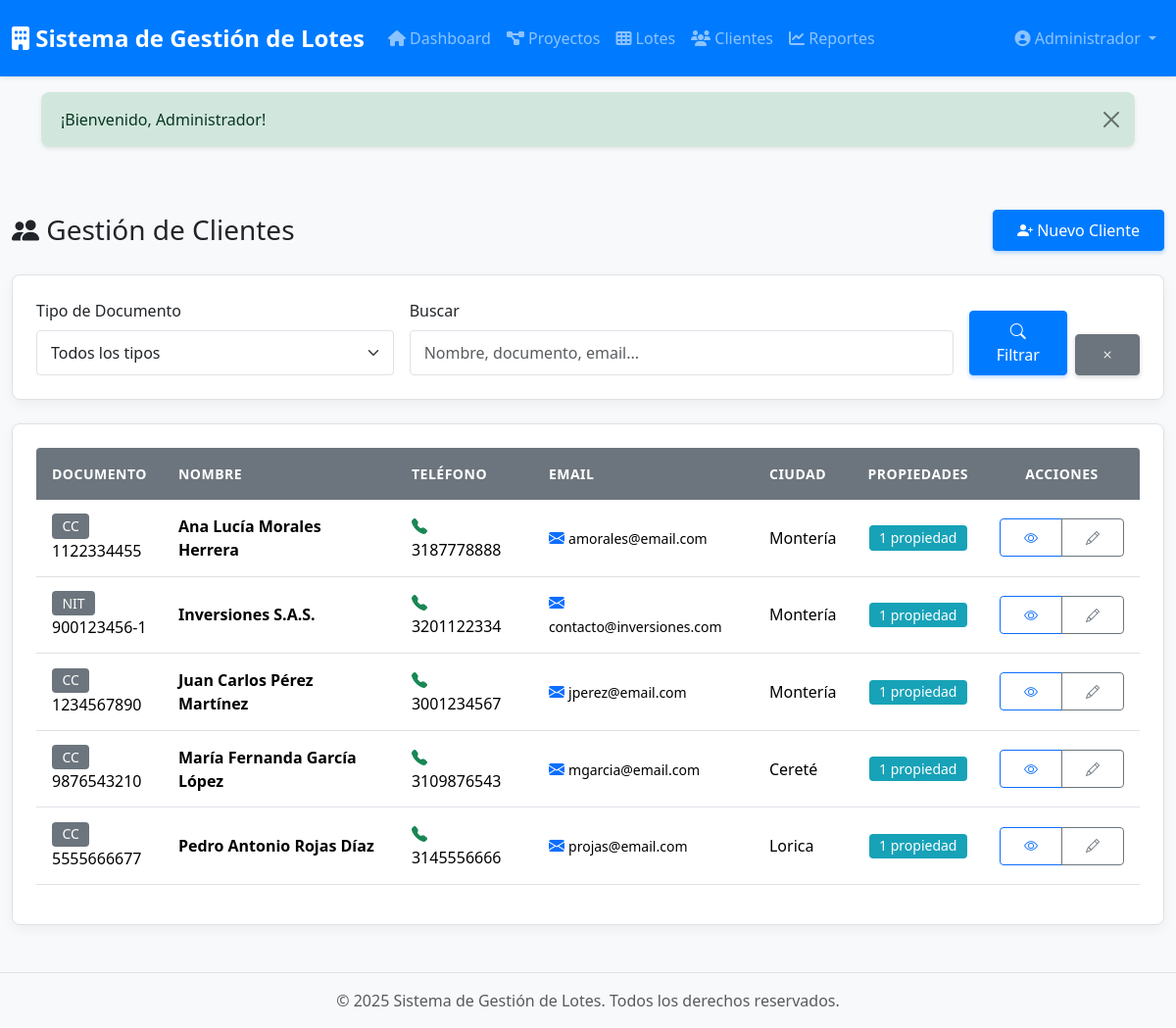
The app's page /clientes (signed in) with its own data.
### tables this page shows
CREATE TABLE `clientes` (
  `id` int(10) UNSIGNED NOT NULL,
  `tipo_documento` enum('CC','NIT','CE','pasaporte') DEFAULT 'CC',
  `numero_documento` varchar(50) NOT NULL,
  `nombre` varchar(200) NOT NULL,
  `telefono` varchar(20) DEFAULT NULL,
  `email` varchar(100) DEFAULT NULL,
  `direccion` varchar(255) DEFAULT NULL,
  `ciudad` varchar(100) DEFAULT NULL,
  `observaciones` text DEFAULT NULL,
  `created_at` timestamp NOT NULL DEFAULT current_timestamp(),
  `updated_at` timestamp NOT NULL DEFAULT current_timestamp() ON UPDATE current_timestamp()
);

### app/Views/clientes/index.php (the view, shortened to what the rows shown need)
<div class="container-fluid py-4">
    <div class="d-flex justify-content-between align-items-center mb-4">
        <h1 class="h3 mb-0">
            <i class="bi bi-people-fill"></i> Gestión de Clientes
        </h1>
        <?php if (can('crear_clientes')): ?>
        <a href="/clientes/create" class="btn btn-primary">
            <i class="bi bi-person-plus-fill"></i> Nuevo Cliente
        </a>
        <?php endif; ?>
    </div>
    <div class="card mb-4">
        <div class="card-body">
            <form method="GET" action="/clientes" class="row g-3">
                <div class="col-md-4">
                    <label for="tipo_documento" class="form-label">Tipo de Documento</label>
                    <select name="tipo_documento" id="tipo_documento" class="form-select">
                        <option value="">Todos los tipos</option>
                    </select>
                </div>
                <div class="col-md-6">
                    <label for="search" class="form-label">Buscar</label>
                    <input type="text" name="search" id="search" class="form-control"
                           placeholder="Nombre, documento, email..."
                           value="<?= isset($filtros['search']) ? htmlspecialchars($filtros['search']) : '' ?>">
                </div>
                <div class="col-md-2 d-flex align-items-end">
                    <button type="submit" class="btn btn-primary w-100 me-2">
                        <i class="bi bi-search"></i> Filtrar
                    </button>
                    <a href="/clientes" class="btn btn-secondary">
                        <i class="bi bi-x"></i>
                    </a>
                </div>
            </form>
        </div>
    </div>
    <div class="card">
        <div class="card-body">
            <?php if (empty($clientes['data'])): ?>
                <div class="alert alert-info">
                    <i class="bi bi-info-circle"></i> No se encontraron clientes con los filtros seleccionados.
                </div>
            <?php else: ?>
                <div class="table-responsive">
                    <table class="table table-hover align-middle">
                        <thead class="table-light">
                            <tr>
                                <th>Documento</th>
                                <th>Nombre</th>
                                <th>Teléfono</th>
                                <th>Email</th>
                                <th>Ciudad</th>
                                <th class="text-center">Propiedades</th>
                                <th class="text-center">Acciones</th>
                            </tr>
                        </thead>
                        <tbody>
                            <?php foreach ($clientes['data'] as $cliente): ?>
                                <tr>
                                    <td>
                                        <span class="badge bg-secondary"><?= htmlspecialchars($cliente['tipo_documento']) ?></span>
                                        <br><?= htmlspecialchars($cliente['numero_documento']) ?>
                                    </td>
                                    <td>
                                        <strong><?= htmlspecialchars($cliente['nombre']) ?></strong>
                                    </td>
                                    <td>
                                        <?php if (!empty($cliente['telefono'])): ?>
                                            <i class="bi bi-telephone-fill text-success"></i>
                                            <?= htmlspecialchars($cliente['telefono']) ?>
                                        <?php else: ?>
                                            <span class="text-muted">-</span>
                                        <?php endif; ?>
                                    </td>
                                    <td>
                                        <?php if (!empty($cliente['email'])): ?>
                                            <i class="bi bi-envelope-fill text-primary"></i>
                                            <small><?= htmlspecialchars($cliente['email']) ?></small>
                                        <?php else: ?>
                                            <span class="text-muted">-</span>
                                        <?php endif; ?>
                                    </td>
                                    <td><?= htmlspecialchars($cliente['ciudad'] ?? '-') ?></td>
                                    <td class="text-center">
                                        <?php if ($cliente['total_propiedades'] > 0): ?>
                                            <span class="badge bg-info">
                                                <?= $cliente['total_propiedades'] ?>
                                                <?= $cliente['total_propiedades'] == 1 ? 'propiedad' : 'propiedades' ?>
                                            </span>
                                        <?php else: ?>
                                            <span class="text-muted">-</span>
                                        <?php endif; ?>
                                    </td>
                                    <td class="text-center">
                                        <div class="btn-group btn-group-sm" role="group">
                                            <a href="/clientes/show/<?= $cliente['id'] ?>"
                                               class="btn btn-outline-primary"
                                               data-bs-toggle="tooltip"
                                               title="Ver detalle">
                                                <i class="bi bi-eye"></i>
                                            </a>
                                            <?php if (can('editar_clientes')): ?>
                                            <a href="/clientes/edit/<?= $cliente['id'] ?>"
                                               class="btn btn-outline-secondary"
                                               data-bs-toggle="tooltip"
                                               title="Editar">
                                                <i class="bi bi-pencil"></i>
                                            </a>
                                            <?php endif; ?>
                                        </div>
                                    </td>
                                </tr>
                            <?php endforeach; ?>
                        </tbody>
                    </table>
                </div>
            <?php endif; ?>
        </div>
    </div>
</div>

### core/Router.php (shortened to what the rows shown need)
<?php
class Router
{
    private $routes = [];
    public function __construct($baseUrl = '')
    {
        $this->baseUrl = rtrim($baseUrl, '/');
    }
    private function addRoute($method, $uri, $handler)
    {
        $uri = '/' . trim($uri, '/');
        $this->routes[] = [
            'method' => $method,
            'uri' => $uri,
            'handler' => $handler,
            'pattern' => $this->convertUriToPattern($uri)
        ];
    }
    private function convertUriToPattern($uri)
    {
        $pattern = preg_replace('/\{([a-z_]+)\}/', '([^/]+)', $uri);
        return '#^' . $pattern . '$#';
    }
    public function dispatch()
    {
        $requestMethod = $_SERVER['REQUEST_METHOD'];
        $requestUri = $this->getRequestUri();
        foreach ($this->routes as $route) {
            if ($route['method'] !== $requestMethod) {
                continue;
            }
            if (preg_match($route['pattern'], $requestUri, $matches)) {
                array_shift($matches);
                return $this->callHandler($route['handler'], $matches);
            }
        }
    }
    private function getRequestUri()
    {
        $uri = parse_url($_SERVER['REQUEST_URI'], PHP_URL_PATH);
        return '/' . trim($uri, '/');
    }
    private function callHandler($handler, $params = [])
    {
        if (is_string($handler) && strpos($handler, '@') !== false) {
            list($controller, $method) = explode('@', $handler);
            $controllerInstance = new $controllerClass();
            return call_user_func_array([$controllerInstance, $method], $params);
        }
        throw new Exception("Invalid route handler");
    }
}

### records on screen
clientes: tipo_documento "CC", numero_documento "1122334455", nombre "Ana Lucía Morales Herrera", telefono "3187778888", email "amorales@email.com", ciudad "Montería", total_propiedades "1"
clientes: tipo_documento "NIT", numero_documento "900123456-1", nombre "Inversiones S.A.S.", telefono "3201122334", email "contacto@inversiones.com", ciudad "Montería", total_propiedades "1"
clientes: tipo_documento "CC", numero_documento "1234567890", nombre "Juan Carlos Pérez Martínez", telefono "3001234567", email "jperez@email.com", ciudad "Montería", total_propiedades "1"
clientes: tipo_documento "CC", numero_documento "9876543210", nombre "María Fernanda García López", telefono "3109876543", email "mgarcia@email.com", ciudad "Cereté", total_propiedades "1"
clientes: tipo_documento "CC", numero_documento "5555666677", nombre "Pedro Antonio Rojas Díaz", telefono "3145556666", email "projas@email.com", ciudad "Lorica", total_propiedades "1"
